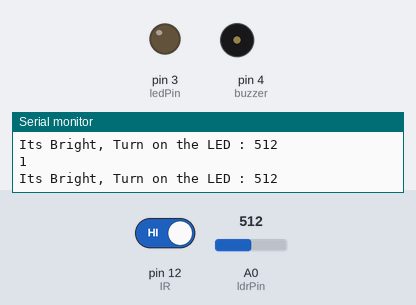
Recording of a sketch running on a simulated Arduino Uno, built with avr-gcc and run on an emulated ATmega328P. Parts: output pins drawn as LEDs (lit = HIGH), buzzer (waves = sounding), the last lines printed to the serial monitor. The inputs (shaded band) are chosen by the test bench; at power-on: A0 (ldrPin) = 512, pin 12 (IR) HIGH.

Above: at 1.2 s.
1.3 s: A0 (ldrPin) set to 106
2.8 s: A0 (ldrPin) set to 93
At 3.2 s:
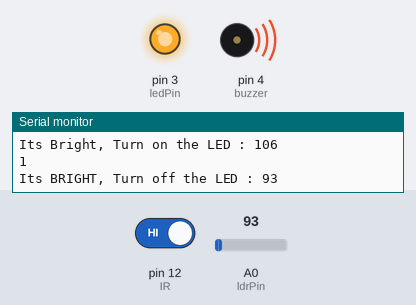
5.8 s: A0 (ldrPin) set to 110
At 6.6 s:
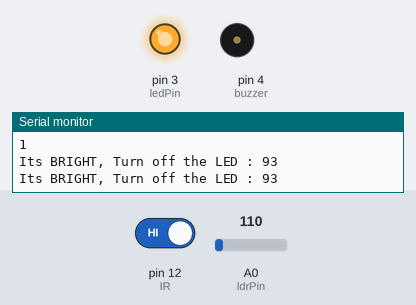
8.8 s: A0 (ldrPin) set to 90
At 9.6 s:
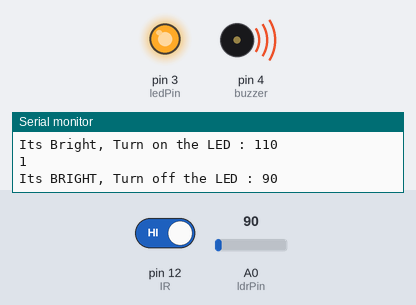
Timing chart, 0 to 12.8 s (numbered marks = the images above; inputs shaded):
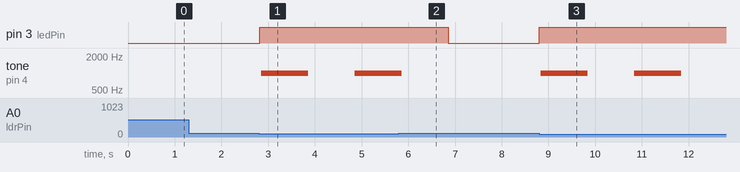

Measured:
- the behaviour switches between 100 and 99 on A0 (ldrPin) (found by bisection; images 0 and 1)
- after the input at 2.8 s, pin 3 (ledPin): LOW → HIGH at once; tone on pin 4 (buzzer): silent → 1000 Hz after 0.05 s, → silent 1.0 s later, → 1000 Hz 1.0 s later
- after the input at 5.8 s, pin 3 (ledPin): HIGH → LOW after 1.1 s; tone on pin 4 (buzzer): goes on until 5.9 s, then stays silent
- after the input at 8.8 s, pin 3 (ledPin): LOW → HIGH at once; tone on pin 4 (buzzer): alternates 1000 Hz for 1.0 s and silent for 1.0 s, starting at once

The sketch:

sketch_aug22c.ino
```cpp
const int ledPin = 3;

const int ldrPin = 14;
const int buzzer = 4;
const int IR=12;

void setup() {

Serial.begin(9600);

pinMode(ledPin, OUTPUT);

pinMode(ldrPin, INPUT);
pinMode(IR,INPUT);
  pinMode(buzzer, OUTPUT);

}

void loop() {

int ldrStatus = analogRead(ldrPin);
int IRStatus = digitalRead(IR);

if (ldrStatus >= 100) {

digitalWrite(ledPin, LOW);

Serial.print("Its Bright, Turn on the LED : ");

Serial.println(ldrStatus);
Serial.println(IRStatus);


} else {

digitalWrite(ledPin, HIGH);

Serial.print("Its BRIGHT, Turn off the LED : ");

Serial.println(ldrStatus);
 tone(buzzer, 1000);
  delay(1000);
  noTone(buzzer);
  delay(1000);

}

}
```
